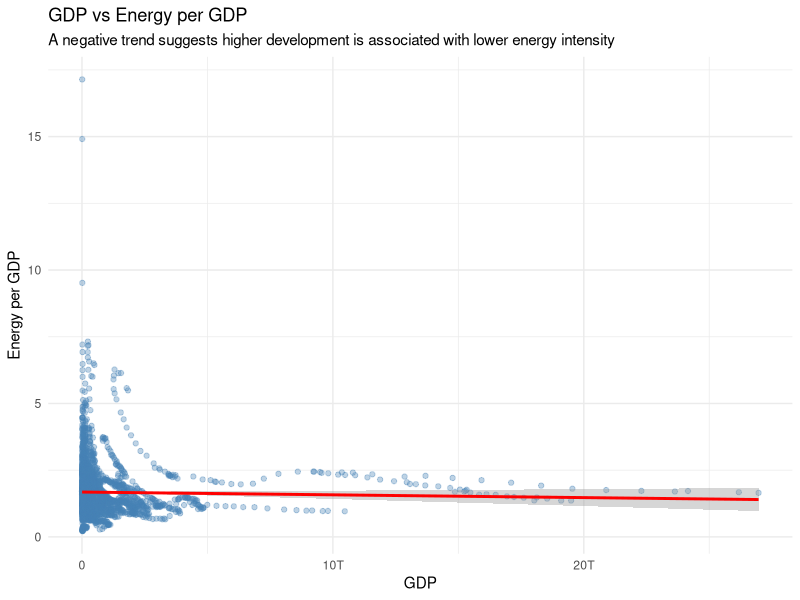
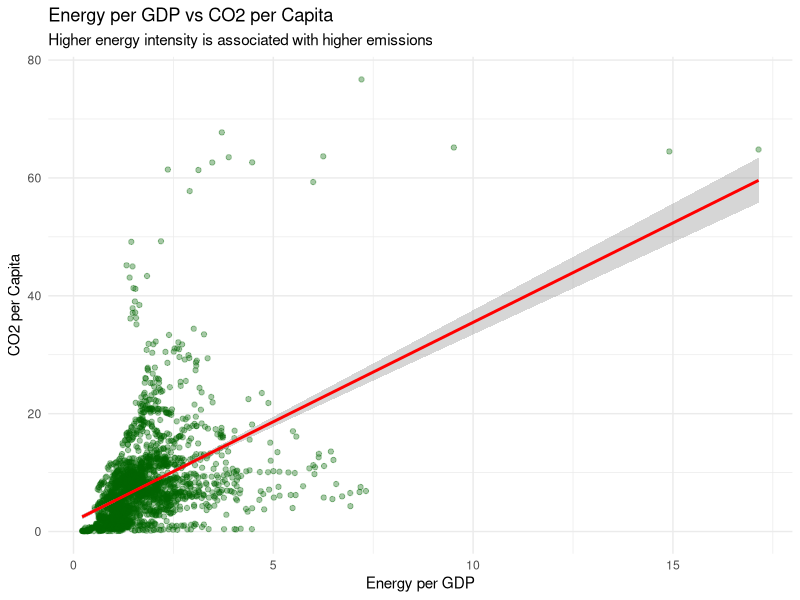
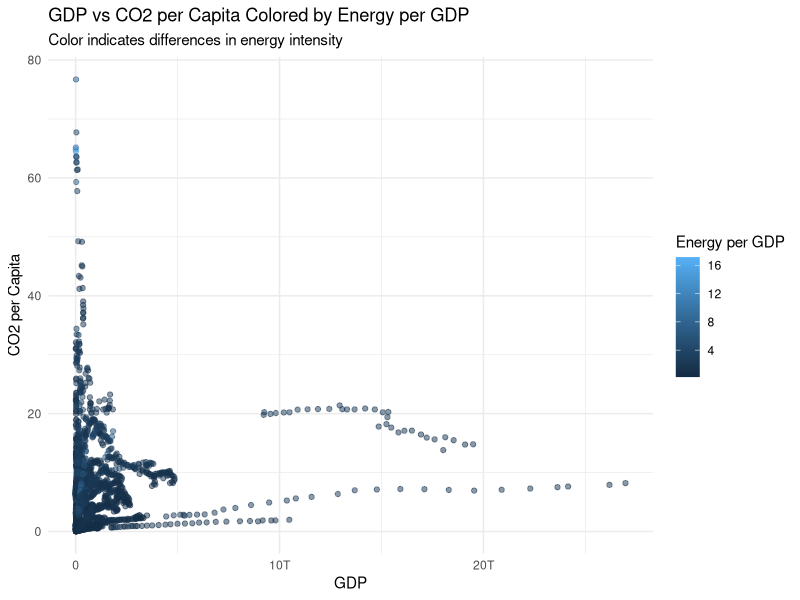
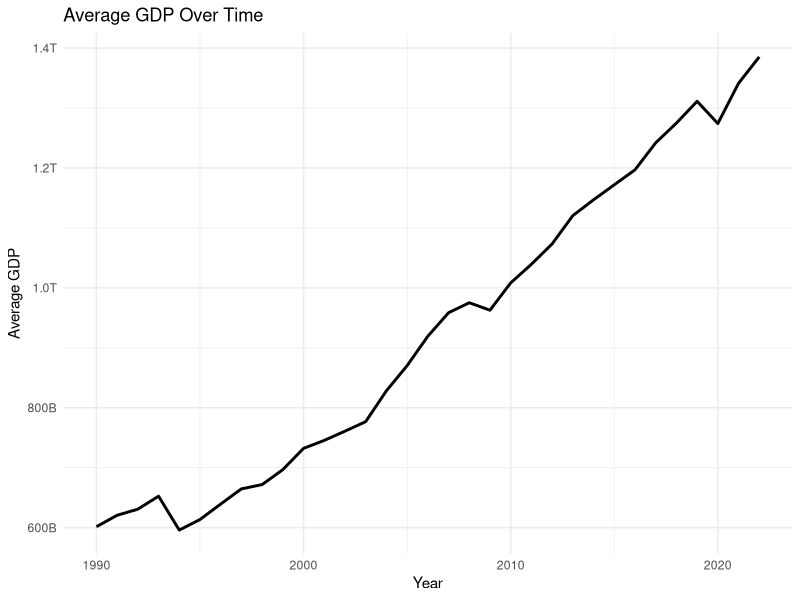
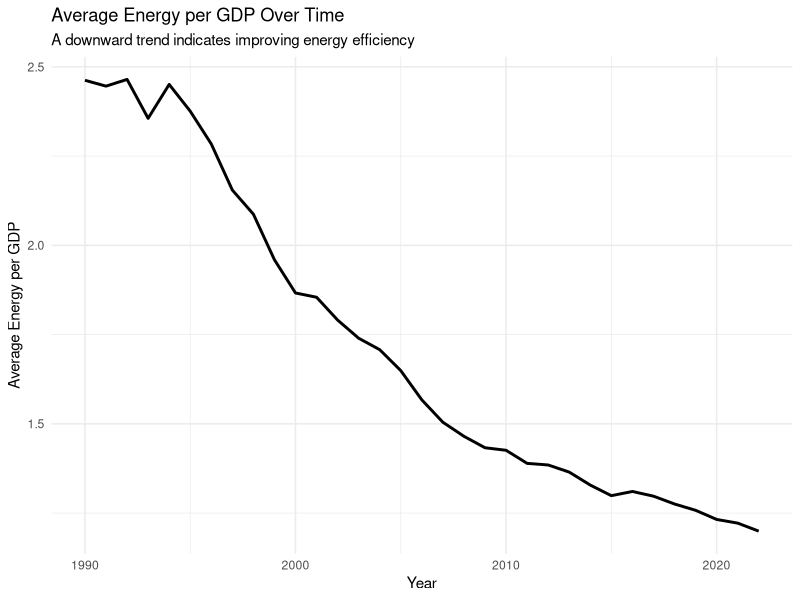
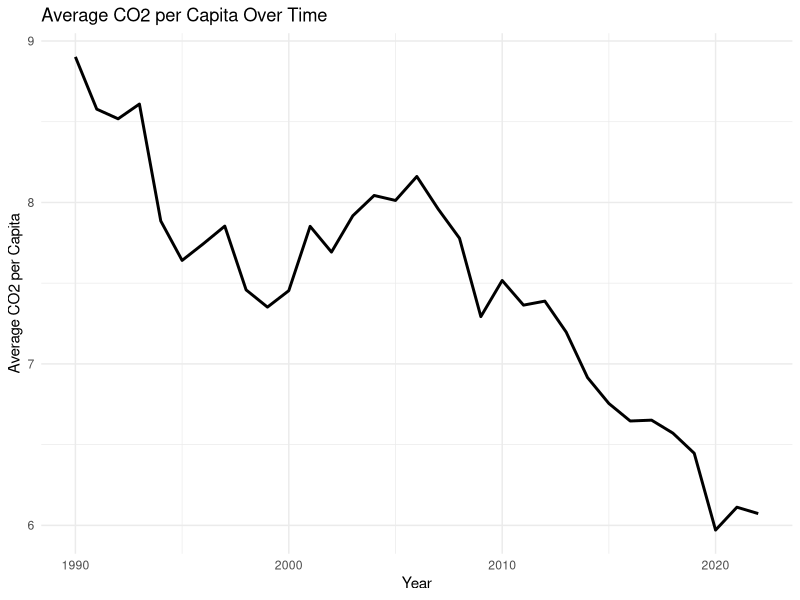
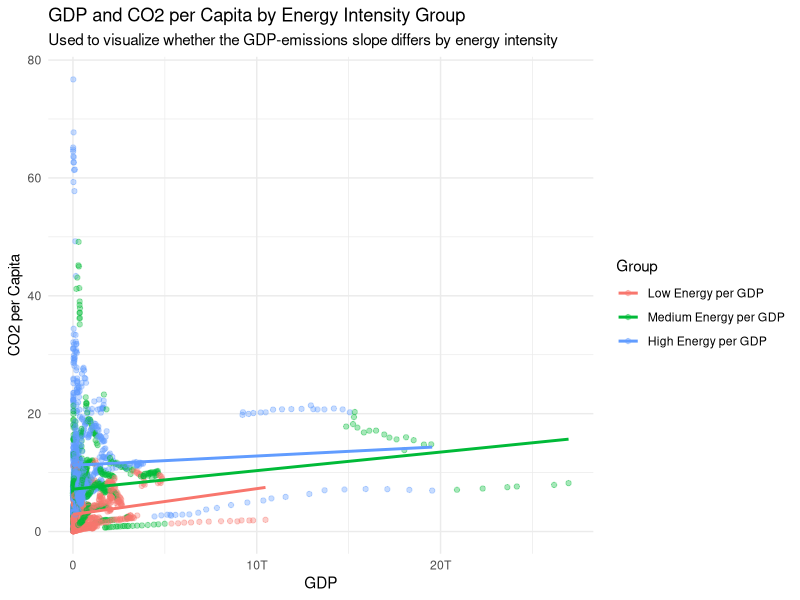
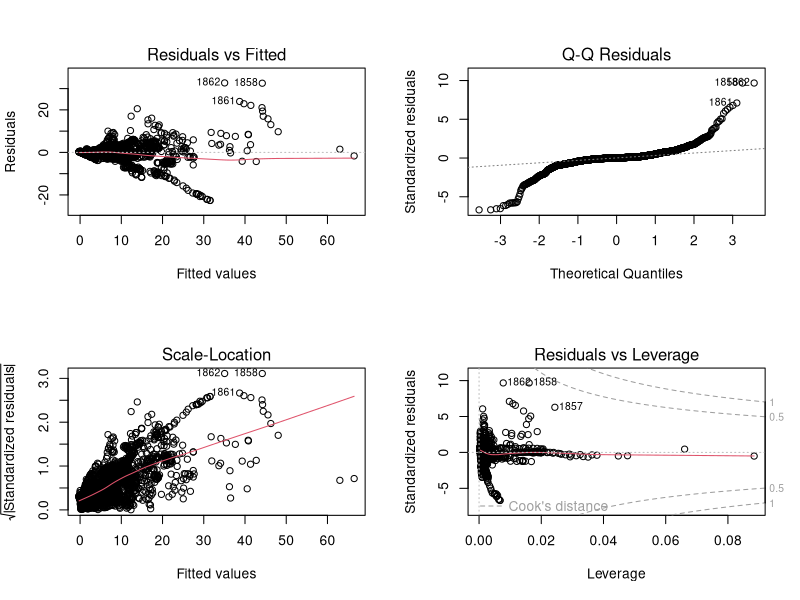

Generate these figures, in order, with R:
## ---- chunk 1
knitr::opts_chunk$set(
  echo = TRUE,
  warning = FALSE,
  message = FALSE,
  # Use explicit R4 prefix so output filenames are consistent with r1-/r2- style.
  fig.path = "figures/r4-",
  dev = "png",
  dpi = 300,
  fig.width = 7,
  fig.height = 5
)

if (!dir.exists("figures")) dir.create("figures")
## ---- chunk 2
library(tidyverse)
library(car)
library(broom)
library(scales)
library(plm)
library(knitr)

df <- read.csv("cleaned_co2_data_20vars.csv")

str(df)
summary(df)
## ---- chunk 3
df_r4 <- df %>%
  select(country, year, gdp, energy_per_gdp, co2_per_capita, population, energy_per_capita) %>%
  filter(
    !is.na(country),
    !is.na(year),
    !is.na(gdp),
    !is.na(energy_per_gdp),
    !is.na(co2_per_capita),
    !is.na(population),
    !is.na(energy_per_capita)
  )

glimpse(df_r4)
summary(df_r4)
## ---- chunk 4
ggplot(df_r4, aes(x = gdp, y = energy_per_gdp)) +
  geom_point(alpha = 0.35, color = "steelblue") +
  geom_smooth(method = "lm", se = TRUE, color = "red") +
  scale_x_continuous(labels = label_number(scale_cut = cut_short_scale())) +
  labs(
    title = "GDP vs Energy per GDP",
    subtitle = "A negative trend suggests higher development is associated with lower energy intensity",
    x = "GDP",
    y = "Energy per GDP"
  ) +
  theme_minimal()
## ---- chunk 5
ggplot(df_r4, aes(x = energy_per_gdp, y = co2_per_capita)) +
  geom_point(alpha = 0.35, color = "darkgreen") +
  geom_smooth(method = "lm", se = TRUE, color = "red") +
  labs(
    title = "Energy per GDP vs CO2 per Capita",
    subtitle = "Higher energy intensity is associated with higher emissions",
    x = "Energy per GDP",
    y = "CO2 per Capita"
  ) +
  theme_minimal()
## ---- chunk 6
ggplot(df_r4, aes(x = gdp, y = co2_per_capita, color = energy_per_gdp)) +
  geom_point(alpha = 0.5) +
  scale_x_continuous(labels = label_number(scale_cut = cut_short_scale())) +
  labs(
    title = "GDP vs CO2 per Capita Colored by Energy per GDP",
    subtitle = "Color indicates differences in energy intensity",
    x = "GDP",
    y = "CO2 per Capita",
    color = "Energy per GDP"
  ) +
  theme_minimal()
## ---- chunk 7
df_year <- df_r4 %>%
  group_by(year) %>%
  summarise(
    avg_gdp = mean(gdp, na.rm = TRUE),
    avg_energy_per_gdp = mean(energy_per_gdp, na.rm = TRUE),
    avg_co2_per_capita = mean(co2_per_capita, na.rm = TRUE),
    .groups = "drop"
  )

kable(head(df_year), digits = 3)
## ---- chunk 8
ggplot(df_year, aes(x = year, y = avg_gdp)) +
  geom_line(linewidth = 1) +
  scale_y_continuous(labels = label_number(scale_cut = cut_short_scale())) +
  labs(
    title = "Average GDP Over Time",
    x = "Year",
    y = "Average GDP"
  ) +
  theme_minimal()
## ---- chunk 9
ggplot(df_year, aes(x = year, y = avg_energy_per_gdp)) +
  geom_line(linewidth = 1) +
  labs(
    title = "Average Energy per GDP Over Time",
    subtitle = "A downward trend indicates improving energy efficiency",
    x = "Year",
    y = "Average Energy per GDP"
  ) +
  theme_minimal()
## ---- chunk 10
ggplot(df_year, aes(x = year, y = avg_co2_per_capita)) +
  geom_line(linewidth = 1) +
  labs(
    title = "Average CO2 per Capita Over Time",
    x = "Year",
    y = "Average CO2 per Capita"
  ) +
  theme_minimal()
## ---- chunk 11
model1 <- lm(co2_per_capita ~ gdp + energy_per_gdp, data = df_r4)

summary(model1)
tidy(model1)
## ---- chunk 12
model2 <- lm(co2_per_capita ~ gdp + energy_per_gdp + population + energy_per_capita, data = df_r4)

summary(model2)
tidy(model2)
## ---- chunk 13
model3 <- lm(co2_per_capita ~ gdp * energy_per_gdp, data = df_r4)

summary(model3)
tidy(model3)
## ---- chunk 14
df_r4_grouped <- df_r4 %>%
  mutate(
    intensity_group = ntile(energy_per_gdp, 3),
    intensity_group = factor(
      intensity_group,
      levels = c(1, 2, 3),
      labels = c("Low Energy per GDP", "Medium Energy per GDP", "High Energy per GDP")
    )
  )

table(df_r4_grouped$intensity_group)
## ---- chunk 15
ggplot(df_r4_grouped, aes(x = gdp, y = co2_per_capita, color = intensity_group)) +
  geom_point(alpha = 0.35) +
  geom_smooth(method = "lm", se = FALSE) +
  scale_x_continuous(labels = label_number(scale_cut = cut_short_scale())) +
  labs(
    title = "GDP and CO2 per Capita by Energy Intensity Group",
    subtitle = "Used to visualize whether the GDP-emissions slope differs by energy intensity",
    x = "GDP",
    y = "CO2 per Capita",
    color = "Group"
  ) +
  theme_minimal()
## ---- chunk 16
pdata <- pdata.frame(df_r4, index = c("country", "year"))

panel_model <- plm(
  co2_per_capita ~ log(gdp) + energy_per_gdp,
  data = pdata,
  model = "within",
  effect = "individual"
)

summary(panel_model)
## ---- chunk 17
model_ekc <- lm(co2_per_capita ~ gdp + I(gdp^2) + energy_per_gdp, data = df_r4)

summary(model_ekc)
tidy(model_ekc)
## ---- chunk 18
vif(model2)
## ---- chunk 19
par(mfrow = c(2, 2))
plot(model2)
par(mfrow = c(1, 1))
## ---- chunk 20
comparison <- tibble(
  Model = c(
    "Model 1: GDP + Energy per GDP",
    "Model 2: Add Controls",
    "Model 3: Interaction",
    "Model 5: EKC"
  ),
  Adjusted_R2 = c(
    summary(model1)$adj.r.squared,
    summary(model2)$adj.r.squared,
    summary(model3)$adj.r.squared,
    summary(model_ekc)$adj.r.squared
  ),
  AIC = c(
    AIC(model1),
    AIC(model2),
    AIC(model3),
    AIC(model_ekc)
  )
)

kable(comparison, digits = 3)
